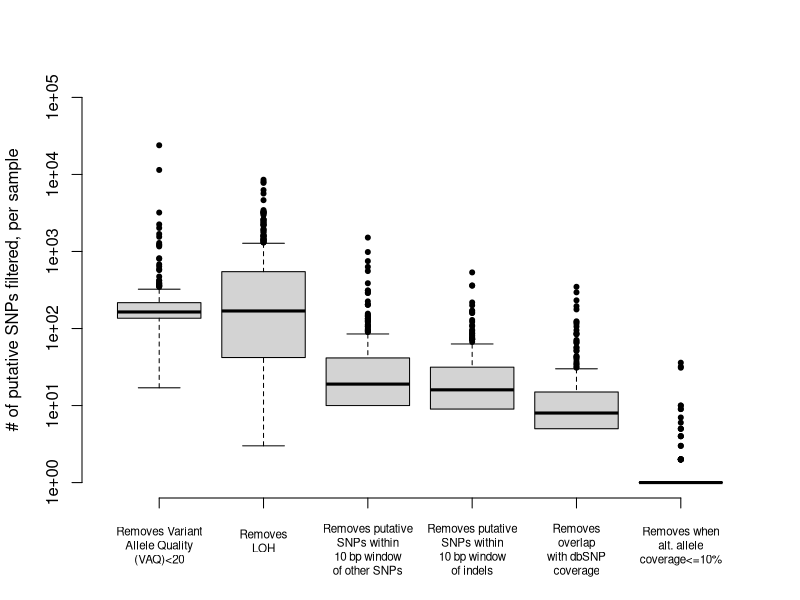
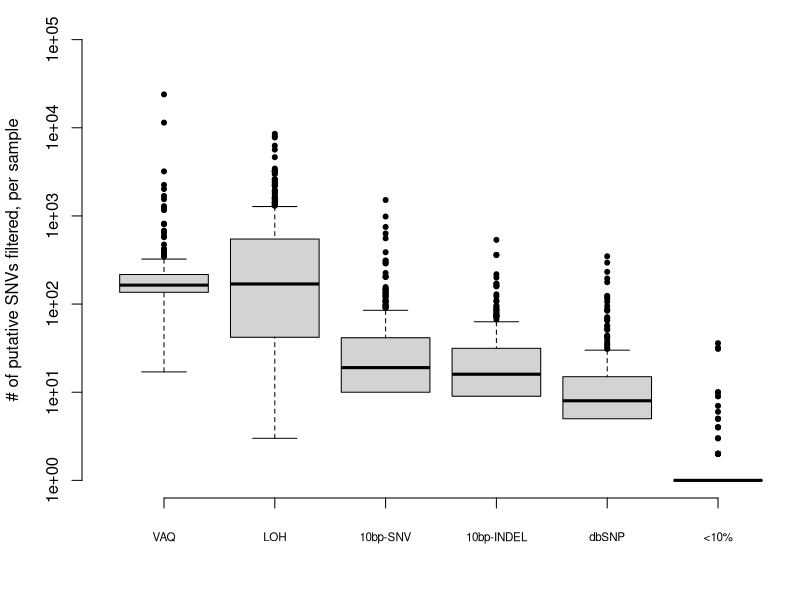
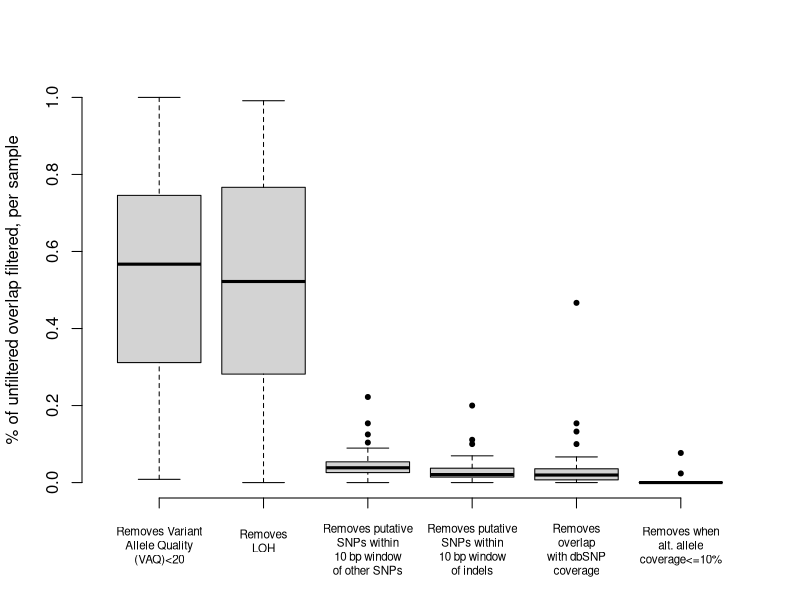
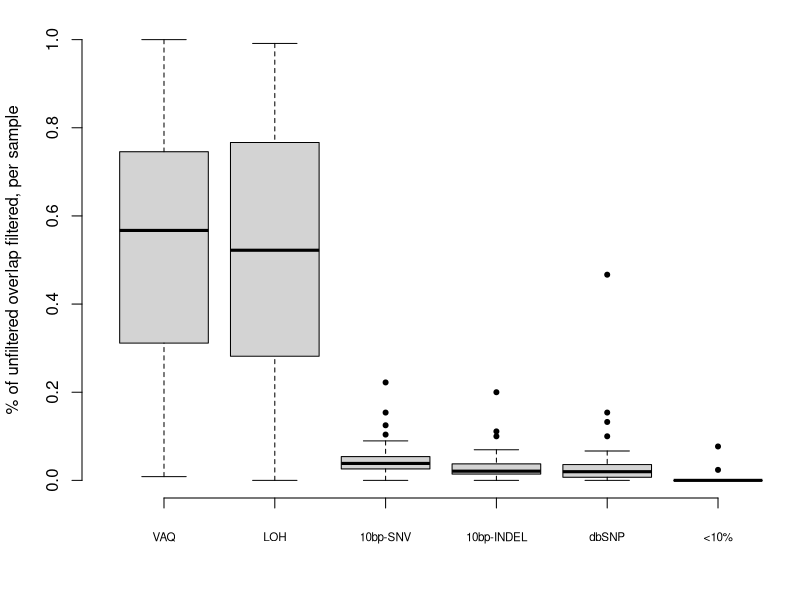

Reproduce these figures in R, in order.
## FIGURES IN PAPER: 6 and 7
## it's the two box plots

# this script looks in different ways at which mutations are removed when I run the filters

# first look at the STD_40 data
# first, just everything removed, each file individually, how many by each filter 3-8
data = read.table( "../FIGURE_DATA/numbers_excluded_by_filter_MUTATION_CALLS_STD40.txt", header=T )

# make density of each filter removal
d3 = density( data$FILTER_3 )
d4 = density( data$FILTER_4 )
d5 = density( data$FILTER_5 )
d6 = density( data$FILTER_6 )
d7 = density( data$FILTER_7 )
d8 = density( data$FILTER_8 )

# make the box plot that will show everything
png( "../FIGURE_PDFS/boxplot_number_filtered.png", width = 480, height = 360, res=55 )
par(bty='n')
boxplot( data[,c(5,7,4,3,6,8)], log='y', ylim=c(1,100000), xaxt='n', pch=20, ylab="# of putative SNPs filtered, per sample" )
axis( 1, at=1:6, padj=0.8, cex.axis=0.7, labels=c( "Removes Variant\nAllele Quality\n(VAQ)<20", "Removes\nLOH", "Removes putative\nSNPs within\n10 bp window\nof other SNPs", "Removes putative\nSNPs within\n10 bp window\nof indels", "Removes\noverlap\nwith dbSNP\ncoverage", "Removes when\nalt. allele\ncoverage<=10%" ) )
dev.off()

pdf( "../FIGURE_PDFS/boxplot_number_filtered.pdf", width=6, height=5 )
par(bty='n', mar=c(5.1,4.1,1.1,0))
boxplot( data[,c(5,7,4,3,6,8)], log='y', ylim=c(1,100000), xaxt='n', pch=20, ylab="# of putative SNVs filtered, per sample" )
axis( 1, at=1:6, padj=0.8, cex.axis=0.7, labels=c( "VAQ", "LOH", "10bp-SNV", "10bp-INDEL", "dbSNP", "<10%" ) )
dev.off()

### still working on two problems:
### how to make the figure horizontally longer so that all labels fit, and 
### how to move the x-axis lables down relative to the x-axis, again so they fit


#axis( 1, at=1:6 )
#mtext( side=1, text="Variant Allele\nQuality (VAQ)\n>20", line=4, cex=-20 )
#, "Removes\nLOH", "No putative\nSNPs within\n10 bp window\nof other SNPs", "No putative\nSNPs within\n10 bp window\nof indels", "No overlap\nwith dbSNP\ncoverage", "Alternate\nallele\ncoverage\n>=10%"), line=4 )

## this second part of the script makes the same figure, but for only the putative SNPs that are in the overlaps in the unfiltered data

overlap_data = read.table( "../FIGURE_DATA/overlap_numbers_excluded_by_filter_MUTATION_CALLS_STD40.txt", header=T )

# make the same plot for the overlaps
png( "../FIGURE_PDFS/boxplot_percent_overlap_filtered.png", width = 480, height = 360, res=55 )
par( bty='n' )
boxplot( overlap_data[,c(9,13,7,5,11,15)], ylim=c(0,1), xaxt='n', ylab="% of unfiltered overlap filtered, per sample", pch=20 )
axis( 1, at=1:6, padj = 0.8, cex.axis=0.7, labels=c( "Removes Variant\nAllele Quality\n(VAQ)<20", "Removes\nLOH", "Removes putative\nSNPs within\n10 bp window\nof other SNPs", "Removes putative\nSNPs within\n10 bp window\nof indels", "Removes\noverlap\nwith dbSNP\ncoverage", "Removes when\nalt. allele\ncoverage<=10%" ) )
dev.off()

# make the same plot for the overlaps
pdf( "../FIGURE_PDFS/boxplot_percent_overlap_filtered.pdf", width=6, height=5 )
par(bty='n', mar=c(5.1,4.1,1.1,0))
boxplot( overlap_data[,c(9,13,7,5,11,15)], ylim=c(0,1), xaxt='n', ylab="% of unfiltered overlap filtered, per sample", pch=20 )
axis( 1, at=1:6, padj = 0.8, cex.axis=0.7, labels=c( "VAQ", "LOH", "10bp-SNV", "10bp-INDEL", "dbSNP", "<10%" ) )
dev.off()
